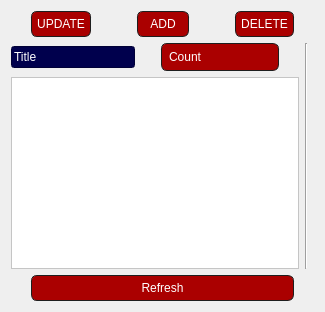
      <widget class="QWidget" name="update_page">
       <attribute name="title">
        <string>UPDATE</string>
       </attribute>
       <layout class="QVBoxLayout" name="verticalLayout_19">
        <item>
         <layout class="QHBoxLayout" name="horizontalLayout_10">
          <item>
           <widget class="QPushButton" name="update_update_btn">
            <property name="styleSheet">
             <string notr="true">background-color: rgb(170, 0, 0);
border-radius:60px;
margin-right:20px;
margin-left:20px;
padding:5px;
color:white;


 border-width: 1px;
    border-color: #1e1e1e;
    border-style: solid;
    border-radius: 6;
    font-size: 12px;
    padding-left: 5px;
    padding-right: 5px;
    min-width: 40px;</string>
            </property>
            <property name="text">
             <string>UPDATE</string>
            </property>
            <property name="icon">
             <iconset resource="icons.qrc">
              <normaloff>:/icons/icons/note.ico</normaloff>:/icons/icons/note.ico</iconset>
            </property>
           </widget>
          </item>
          <item>
           <widget class="QPushButton" name="update_add_btn">
            <property name="styleSheet">
             <string notr="true">background-color: rgb(170, 0, 0);
border-radius:60px;
margin-right:20px;
margin-left:20px;
padding:5px;
color:white;


 border-width: 1px;
    border-color: #1e1e1e;
    border-style: solid;
    border-radius: 6;
    font-size: 12px;
    padding-left: 5px;
    padding-right: 5px;
    min-width: 40px;</string>
            </property>
            <property name="text">
             <string>ADD</string>
            </property>
            <property name="icon">
             <iconset resource="icons.qrc">
              <normaloff>:/icons/icons/atom2.ico</normaloff>:/icons/icons/atom2.ico</iconset>
            </property>
           </widget>
          </item>
          <item>
           <widget class="QPushButton" name="update_delete_btn">
            <property name="styleSheet">
             <string notr="true">background-color: rgb(170, 0, 0);
border-radius:60px;
margin-right:20px;
margin-left:20px;
padding:5px;
color:white;


 border-width: 1px;
    border-color: #1e1e1e;
    border-style: solid;
    border-radius: 6;
    font-size: 12px;
    padding-left: 5px;
    padding-right: 5px;
    min-width: 40px;</string>
            </property>
            <property name="text">
             <string>DELETE</string>
            </property>
            <property name="icon">
             <iconset resource="icons.qrc">
              <normaloff>:/icons/icons/atom2.ico</normaloff>:/icons/icons/atom2.ico</iconset>
            </property>
           </widget>
          </item>
         </layout>
        </item>
        <item>
         <layout class="QHBoxLayout" name="horizontalLayout_7">
          <item>
           <layout class="QVBoxLayout" name="verticalLayout_18">
            <item>
             <layout class="QHBoxLayout" name="horizontalLayout_9">
              <item>
               <widget class="QLineEdit" name="update_note_title">
                <property name="styleSheet">
                 <string notr="true">background-color:rgb(0, 0, 77);
color: rgb(255, 255, 255);
font: 11pt &quot;hooge 05_54&quot;;</string>
                </property>
                <property name="text">
                 <string>Title</string>
                </property>
               </widget>
              </item>
              <item>
               <widget class="QLineEdit" name="update_count_label">
                <property name="styleSheet">
                 <string notr="true">background-color: rgb(170, 0, 0);
border-radius:60px;
margin-right:20px;
margin-left:20px;
padding:5px;
color:white;
font: 11pt &quot;hooge 05_54&quot;;


 border-width: 1px;
    border-color: #1e1e1e;
    border-style: solid;
    border-radius: 6;
    font-size: 12px;
    padding-left: 5px;
    padding-right: 5px;
    min-width: 40px;</string>
                </property>
                <property name="text">
                 <string>Count</string>
                </property>
               </widget>
              </item>
             </layout>
            </item>
            <item>
             <widget class="QTextEdit" name="update_note_content">
              <property name="styleSheet">
               <string notr="true">background-color: rgb(255, 255, 255);
color: rgb(0, 0, 0);
font: 75 14pt &quot;Arial&quot;;</string>
              </property>
             </widget>
            </item>
           </layout>
          </item>
          <item>
           <widget class="Line" name="line_7">
            <property name="orientation">
             <enum>Qt::Vertical</enum>
            </property>
           </widget>
          </item>
          <item>
           <layout class="QVBoxLayout" name="verticalLayout_17">
            <item>
             <widget class="Line" name="line_8">
              <property name="orientation">
               <enum>Qt::Horizontal</enum>
              </property>
             </widget>
            </item>
           </layout>
          </item>
         </layout>
        </item>
        <item>
         <widget class="QPushButton" name="update_refresh_btn">
          <property name="styleSheet">
           <string notr="true">background-color: rgb(0, 85, 127);
border-radius:60px;
margin-right:20px;
margin-left:20px;
padding:5px;
color:white;


 border-width: 1px;
    border-color: #1e1e1e;
    border-style: solid;
    border-radius: 6;
    font-size: 12px;
    padding-left: 5px;
    padding-right: 5px;
    min-width: 40px;
background-color: rgb(170, 0, 0);</string>
          </property>
          <property name="text">
           <string>Refresh</string>
          </property>
          <property name="icon">
           <iconset resource="icons.qrc">
            <normaloff>:/icons/icons/note.ico</normaloff>:/icons/icons/note.ico</iconset>
          </property>
         </widget>
        </item>
       </layout>
      </widget>
